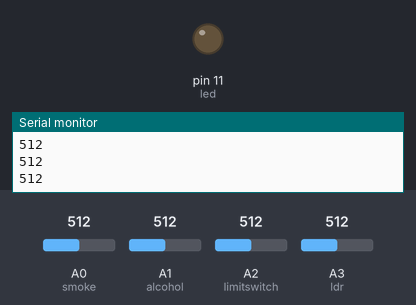
A sketch run on a simulated Arduino Uno, built with avr-gcc and run on an emulated ATmega328P. Shown: output pins drawn as LEDs (lit = HIGH), the last lines printed to the serial monitor. The test bench sets the inputs (shaded band); at power-on: A0 (smoke) = 512, A1 (alcohol) = 512, A2 (limitswitch) = 512, A3 (ldr) = 512.

Above: at 1.2 s.
1.3 s: A0 (smoke) set to 985
2.8 s: A0 (smoke) set to 1011
At 4.1 s:
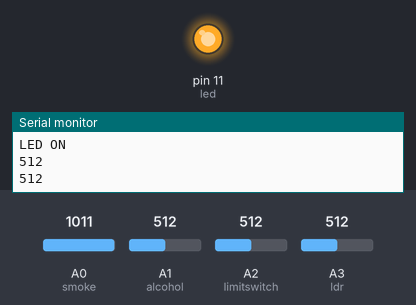
4.7 s: A0 (smoke) set to 992
At 5.8 s:
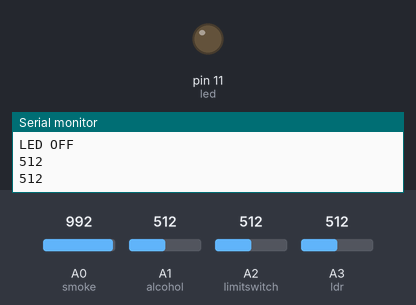
6.7 s: A0 (smoke) set to 1010
At 7.5 s:
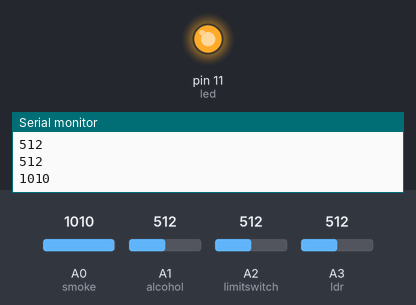
Timing chart, 0 to 9.7 s (numbered marks = the images above; inputs shaded):
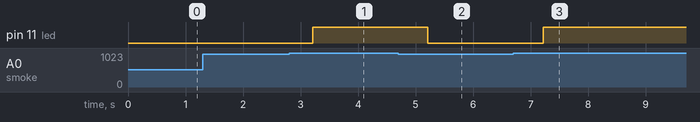

The sketch:

and_inside_if.ino
```cpp
#define smoke A0
#define alcohol A1
#define limitswitch A2
#define ldr A3
#define led 11


void setup() {
  pinMode(limitswitch, INPUT_PULLUP);
  pinMode(ldr, INPUT_PULLUP);
  pinMode(led, OUTPUT);
  Serial.begin(9600);
}

void loop() {
  A();  // Call the functio n A
}

void A() {
  int limitswitchValue = analogRead(limitswitch);
  int ldrValue = analogRead(ldr);
  Serial.println(ldrValue);

  if (limitswitchValue < 100 || ldrValue >= 0) {


    int alcoholValue = analogRead(alcohol);
    Serial.println(alcoholValue);
    delay(200);

    int smokeValue = analogRead(smoke);
    Serial.println(smokeValue);
    delay(200);

    if (alcoholValue < 1000 && smokeValue > 1000) {
      digitalWrite(led, HIGH);  // Turn LED ON
      Serial.println("LED ON");
    } else {
      digitalWrite(led, LOW);  // Turn LED OFF
      Serial.println("LED OFF");
    }
  }
  else{
    digitalWrite(led, LOW);
    Serial.println("LED OFF");
    delay(200);
  }

}
```

Measured:
- the behaviour switches between 1000 and 1001 on A0 (smoke) (found by bisection; images 0 and 1)
- after the input at 2.8 s, pin 11 (led): LOW → HIGH after 0.41 s
- after the input at 4.7 s, pin 11 (led): HIGH → LOW after 0.51 s
- after the input at 6.7 s, pin 11 (led): LOW → HIGH after 0.52 s
